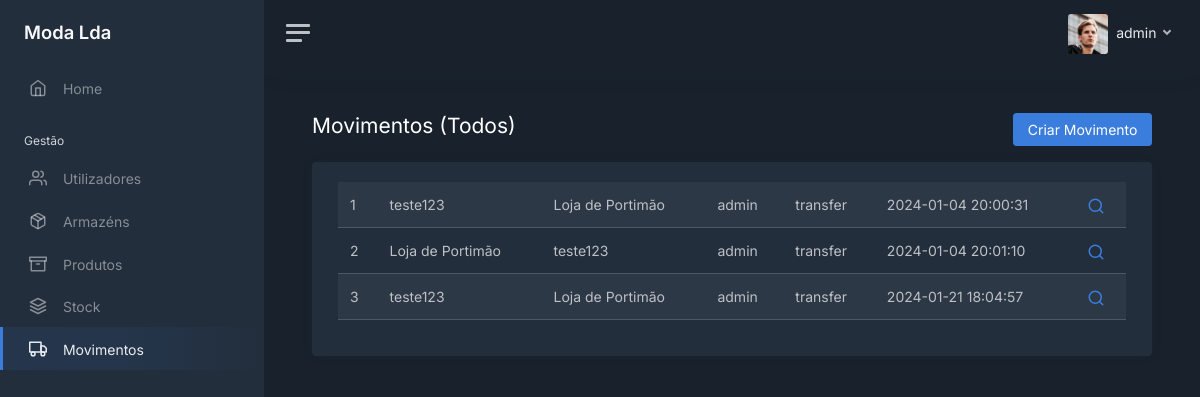
Screenshot of /movements (signed in) with the database file from the repository.
### modules/login/models.py (models this page shows, shortened)
class User(UserMixin, db.Model):
    __tablename__ = 'users'
    __table_args__ = {'extend_existing': True}
    id = db.Column(db.Integer, primary_key=True)
    username = db.Column(db.String(), unique=True)
    password = db.Column(db.String())
    role = db.Column(db.String())
    last_login = db.Column(db.DateTime, server_default=db.func.now())
    active = db.Column(db.Boolean, unique=False, default=True)

### modules/main/models.py (models this page shows, shortened)
class Warehouse(db.Model):
    __tablename__ = 'warehouses'
    __table_args__ = {'extend_existing': True}
    id = db.Column(db.Integer, primary_key=True)
    name = db.Column(db.String(), unique=True)
    address = db.Column(db.String())
    phone = db.Column(db.String())
    active = db.Column(db.Boolean, unique=False, default=True)

class Movements(db.Model):
    __tablename__ = 'movements'
    __table_args__ = {'extend_existing': True}
    id = db.Column(db.Integer, primary_key=True)
    user_id = db.Column(db.Integer, ForeignKey(User.id))
    from_warehouse_id = db.Column(db.Integer, ForeignKey(Warehouse.id)) #FromWarehouse
    to_warehouse_id = db.Column(db.Integer, ForeignKey(Warehouse.id)) #ToWarehouse
    typ = db.Column(db.String())
    date = db.Column(db.DateTime, default=db.func.now())
    from_warehouse = relationship('Warehouse', foreign_keys='Movements.from_warehouse_id')
    to_warehouse = relationship('Warehouse', foreign_keys='Movements.to_warehouse_id')
    user = relationship('User', foreign_keys='Movements.user_id')

### modules/main/views.py (the view)
@bp.route('/movements')
@login_required
def movements():
    movements_query = Movements.query.all()
    all_movements = []
    for movement in movements_query:
        all_movements.append(
            {
                "id": movement.id,
                "from": movement.from_warehouse.name,
                "to": movement.to_warehouse.name,
                "user": movement.user.username,
                "type": movement.typ,
                "date": movement.date,
            }
        )
    return render_template('movements/movements_table.html', user=current_user, tab="movements",
                           all_movements=all_movements)

### modules/login/models.py (called while the page is built)
@login_manager.user_loader
def load_user(user_id):
    return User.query.get(int(user_id))

### modules/main/templates/movements/movements_table.html (shortened to what this page needs)
<!DOCTYPE html>
<html lang="en">
<head>
    <link href="/static/css/dashboard.css" rel="stylesheet">
    <link href="https://cdn.datatables.net/1.13.7/css/dataTables.bootstrap5.min.css" rel="stylesheet">
</head>
{% extends "sidebar.html" %}
{% block content %}
    <div class="row">
        <div class="col float-start">
            <h1 class="h3 mb-3">Movimentos (Todos)</h1>
        </div>
        <div class="col">
            <div class="mb-3 float-end">
                <a href="/movements/add" class="btn btn-primary">Criar Movimento</a>
            </div>
        </div>
    </div>
    <div class="card">
        <div class="card-body">
            <div class="container-fluid">
                <table id="movements" class="table table-striped">
                    <tbody>
                    {% for movement in all_movements %}
                        <tr>
                            <td>{{ movement.id }}</td>
                            <td>{{ movement.from }}</td>
                            <td>{{ movement.to }}</td>
                            <td>{{ movement.user }}</td>
                            <td>{{ movement.type }}</td>
                            <td>{{ movement.date }}</td>
                            <td>
                                <a class="text-decoration-none" href="/movements/{{ movement.id }}">
                                    <i class="align-middle" data-feather="search"></i>
                                </a>
                            </td>
                        </tr>
                    {% endfor %}
                    </tbody>
                </table>
            </div>
        </div>
    </div>
{% endblock %}

### modules/main/templates/sidebar.html (shortened to what this page needs)
<body data-theme="dark">
<div class="wrapper">
    <nav id="sidebar" class="sidebar js-sidebar">
        <div class="sidebar-content js-simplebar">
            <a class="sidebar-brand" href="/home">
                <span class="align-middle">Moda Lda</span>
            </a>
            <ul class="sidebar-nav">
                <li class="sidebar-item {% if tab == 'home' %}active{% endif %}">
                    <a class="sidebar-link" href="/home">
                        <i class="align-middle" data-feather="home"></i> <span class="align-middle">Home</span>
                    </a>
                </li>
                <li class="sidebar-header">
                    Gestão
                </li>
                {% if user.role == 'admin' or user.role == 'gerente' %}
                <li class="sidebar-item {% if tab == 'users' %}active{% endif %}">
                    <a class="sidebar-link" href="/users">
                        <i class="align-middle" data-feather="users"></i> <span class="align-middle">Utilizadores</span>
                    </a>
                </li>
                {% endif %}
                {% if user.role == 'admin' or user.role == 'gerente' %}
                <li class="sidebar-item {% if tab == 'warehouses' %}active{% endif %}">
                    <a class="sidebar-link" href="/warehouses">
                        <i class="align-middle" data-feather="package"></i> <span class="align-middle">Armazéns</span>
                    </a>
                </li>
                {% endif %}
                <li class="sidebar-item {% if tab == 'products' %}active{% endif %}">
                    <a class="sidebar-link" href="/products">
                        <i class="align-middle" data-feather="archive"></i> <span class="align-middle">Produtos</span>
                    </a>
                </li>
                <li class="sidebar-item {% if tab == 'stock' %}active{% endif %}">
                    <a class="sidebar-link" href="/stock">
                        <i class="align-middle" data-feather="layers"></i> <span class="align-middle">Stock</span>
                    </a>
                </li>
                <li class="sidebar-item {% if tab == 'movements' %}active{% endif %}">
                    <a class="sidebar-link" href="/movements">
                        <i class="align-middle" data-feather="truck"></i> <span class="align-middle">Movimentos</span>
                    </a>
                </li>
            </ul>
        </div>
    </nav>
    <div class="main">
        <nav class="navbar navbar-expand navbar-light navbar-bg">
            <a class="sidebar-toggle js-sidebar-toggle">
                <i class="hamburger align-self-center"></i>
            </a>
            <div class="navbar-collapse collapse">
                <ul class="navbar-nav navbar-align">
                    <li class="nav-item dropdown">
                        <a class="nav-link dropdown-toggle d-none d-sm-inline-block" href="#" data-bs-toggle="dropdown">
                            <img src="/static/img/avatars/avatar.jpg" class="avatar img-fluid rounded me-1"
                                 alt="{{ user.username }}"/> <span class="text-dark"> {{ user.username }} </span>
                        </a>
                    </li>
                </ul>
            </div>
        </nav>
        <main class="content">
            <div class="container-fluid p-0">
                {% block content %}
                {% endblock %}
            </div>
        </main>
    </div>
</div>
</body>
</html>

### rows the page displays
User: username "admin", user "admin" "admin" "admin"
Warehouse: from "teste123" "teste123", to "teste123"
Warehouse: to "Loja de Portimão" "Loja de Portimão", from "Loja de Portimão"
Movements: type "transfer", date "2024-01-04 20:00:31"
Movements: type "transfer", date "2024-01-04 20:01:10"
Movements: type "transfer", date "2024-01-21 18:04:57"

### other values shown
{{ movement.id }} "1" "2" "3"
